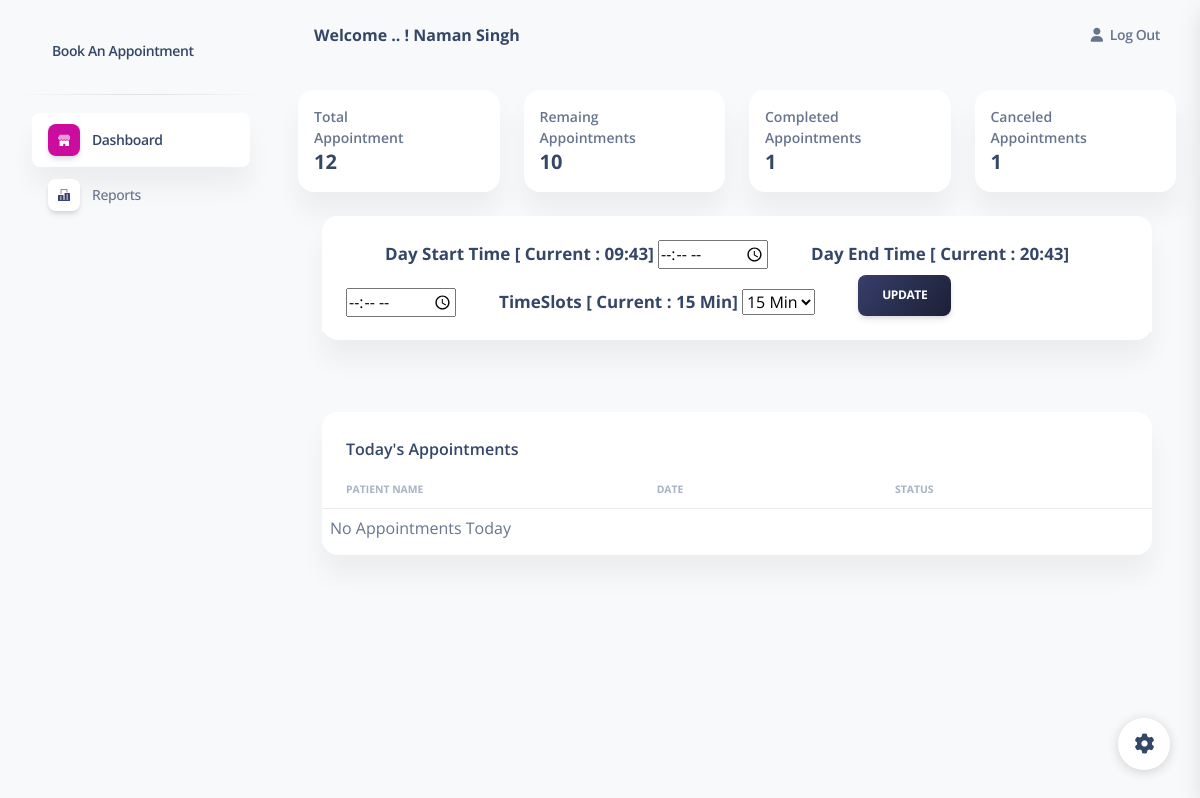
/dashboard/home (signed in), run on the app's committed database.
### dashbaord/models.py (models this page shows, shortened)
class Doctor(models.Model):
    id = models.AutoField(primary_key=True)
    name = models.CharField(max_length=100)
    user = models.ForeignKey(User, on_delete=models.CASCADE)
    appointment_slot_time = models.CharField(max_length=10, null=True)
    email = models.EmailField(null=True)
    day_start_time = models.CharField(max_length=15, null=True)
    day_end_time = models.CharField(max_length=15, null=True)

### dashbaord/views.py (the view, shortened to what this page needs)
# urls.py: path('home',views.HomePageDoctor.as_view(),name="homepagedoctor"),
class HomePageDoctor(View):
    def get(self, request):
        if request.user.is_authenticated:
            doctor = Doctor.objects.get(user=User.objects.get(username=request.user))
            appointments = Appointment.objects.all().filter(
                doctor=doctor, appointment_date=date.today()
            )
            total_appointments = Appointment.objects.all().filter(doctor=doctor).count
            remaining_appointments = (
                Appointment.objects.all()
                .filter(doctor=doctor, appointment_status="Open")
                .count
            )
            closed_appointments = (
                Appointment.objects.all()
                .filter(doctor=doctor, appointment_status="Closed")
                .count
            )
            canceled_appointments = (
                Appointment.objects.all()
                .filter(doctor=doctor, appointment_status="Cancelled")
                .count
            )
            time_slots = ["15 Min", "30 Min", "45 Min", "60 Min"]
            data = {
                "time_slots": time_slots,
                "doctor": doctor,
                "appointments": appointments,
                "total": total_appointments,
                "remaining": remaining_appointments,
                "closed": closed_appointments,
                "canceled": canceled_appointments,
            }
            return render(request, "doctor/dashboard.html", data)
        return redirect("/signin")

### templates/doctor/dashboard.html (shortened to what this page needs)
{% extends 'doctor/base.html' %}
{% load static %}
{% block content %}
  <main class="main-content position-relative max-height-vh-100 h-100 mt-1 border-radius-lg ">
    <nav class="navbar navbar-main navbar-expand-lg px-0 mx-4 shadow-none border-radius-xl" id="navbarBlur" navbar-scroll="true">
      <div class="container-fluid py-1 px-3">
        <nav aria-label="breadcrumb">
          <h6 class="font-weight-bolder mb-0">Welcome .. ! {{ request.user.first_name }}</h6>
        </nav>
        <div class="collapse navbar-collapse mt-sm-0 mt-2 me-md-0 me-sm-4" id="navbar">
          <ul class="navbar-nav  justify-content-end">
            <li class="nav-item d-flex align-items-center">
              <a href="/logout" class="nav-link text-body font-weight-bold px-0">
                <i class="fa fa-user me-sm-1"></i>
                <span class="d-sm-inline d-none">Log Out</span>
              </a>
            </li>
          </ul>
        </div>
      </div>
    </nav>
    <div class="container-fluid py-4">
      <div class="row">
        <div class="col-xl-3 col-sm-6 mb-xl-0 mb-4">
          <div class="card">
            <div class="card-body p-3">
              <div class="row">
                <div class="col-8">
                  <div class="numbers">
                    <p class="text-sm mb-0 text-capitalize font-weight-bold">Total Appointment</p>
                    <h5 class="font-weight-bolder mb-0">
                      {{total}}
                    </h5>
                  </div>
                </div>
              </div>
            </div>
          </div>
        </div>
        <div class="col-xl-3 col-sm-6 mb-xl-0 mb-4">
          <div class="card">
            <div class="card-body p-3">
              <div class="row">
                <div class="col-8">
                  <div class="numbers">
                    <p class="text-sm mb-0 text-capitalize font-weight-bold">Remaing Appointments</p>
                    <h5 class="font-weight-bolder mb-0">
                      {{remaining}}
                    </h5>
                  </div>
                </div>
              </div>
            </div>
          </div>
        </div>
        <div class="col-xl-3 col-sm-6 mb-xl-0 mb-4">
          <div class="card">
            <div class="card-body p-3">
              <div class="row">
                <div class="col-8">
                  <div class="numbers">
                    <p class="text-sm mb-0 text-capitalize font-weight-bold">Completed Appointments </p>
                    <h5 class="font-weight-bolder mb-0">
                      {{closed}}
                    </h5>
                  </div>
                </div>
              </div>
            </div>
          </div>
        </div>
        <div class="col-xl-3 col-sm-6">
          <div class="card">
            <div class="card-body p-3">
              <div class="row">
                <div class="col-8">
                  <div class="numbers">
                    <p class="text-sm mb-0 text-capitalize font-weight-bold">Canceled Appointments</p>
                    <h5 class="font-weight-bolder mb-0">
                      {{canceled}}
                    </h5>
                  </div>
                </div>
              </div>
            </div>
          </div>
        </div>
      </div>
          <div class="container-fluid py-4">
            <div class="row">
              <div class="col-12">
                <div class="card mb-4">
                  <div class="card-header pb-0">
                      <label for="day_start" style="margin-left:5%;font-size: 17px;">Day Start Time [ Current : {{doctor.day_start_time}}]</label>
                      <input type="time" id="day_start">
                      <label for="day_end" style="margin-left:5%;font-size: 17px;">Day End Time [ Current : {{doctor.day_end_time}}]</label>
                      <input type="time" id="day_end">
                      <label for="time_slot" style="margin-left:5%;font-size: 17px;">TimeSlots [ Current : {{doctor.appointment_slot_time}}]</label>
                      <select name="time_slot" id="time_slot">
                        {% for time in time_slots %}
                        <option value="{{time}}">{{time}}</option>
                        {% endfor %}
                      </select>
                        <a class="btn bg-gradient-dark" style="margin-left:5%" id="update_timeslots">Update</a>
                  </div>
                  <div class="card-body px-0 pt-0 pb-2">
                  </div>
                </div>
              </div>
            </div>
          </div>
      <div class="container-fluid py-4">
        <div class="row">
          <div class="col-12">
            <div class="card mb-4">
              <div class="card-header pb-0">
                <h6>Today's Appointments</h6>
              </div>
              <div class="card-body px-0 pt-0 pb-2">
                <div class="table-responsive p-0">
                  <table class="table align-items-center mb-0">
                    <thead>
                      <tr>
                        <th class="text-uppercase text-secondary text-xxs font-weight-bolder opacity-7">Patient Name</th>
                        <th class="text-uppercase text-secondary text-xxs font-weight-bolder opacity-7 ps-2">Date</th>
                        <th class="text-center text-uppercase text-secondary text-xxs font-weight-bolder opacity-7">Status</th>
                        <th class="text-secondary opacity-7"></th>
                      </tr>
                    </thead>
                    <tbody>
                      {% if appointments.count == 0%}
                      <tr><td colspan="4">No Appointments Today</td></tr>
                      {% endif %}
                    </tbody>
                  </table>
                </div>
              </div>
            </div>
          </div>
        </div>
      </div>
    </div>
  </main>
  <div class="fixed-plugin">
    <a class="fixed-plugin-button text-dark position-fixed px-3 py-2">
      <i class="fa fa-cog py-2"> </i>
    </a>
  </div>
  {% endblock %}

### data on the page
Doctor: day_start_time "09:43", day_end_time "20:43", appointment_slot_time "15 Min"

### other printed values
{{ request.user.first_name }} "Naman Singh"
{{ total }} "12"
{{ remaining }} "10"
{{ closed }} "1"
{{ canceled }} "1"
form field time_slot "15 Min"
